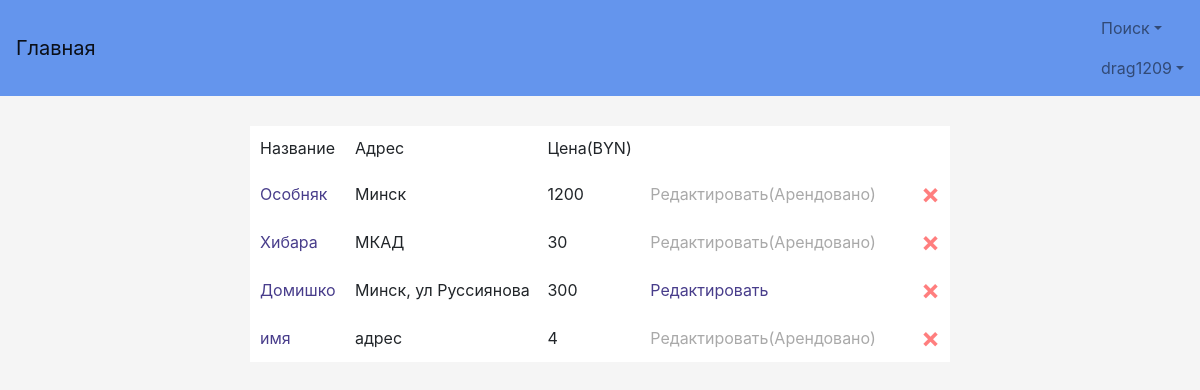
Before: /profile/my_houses_owner (signed in) with the older database file.
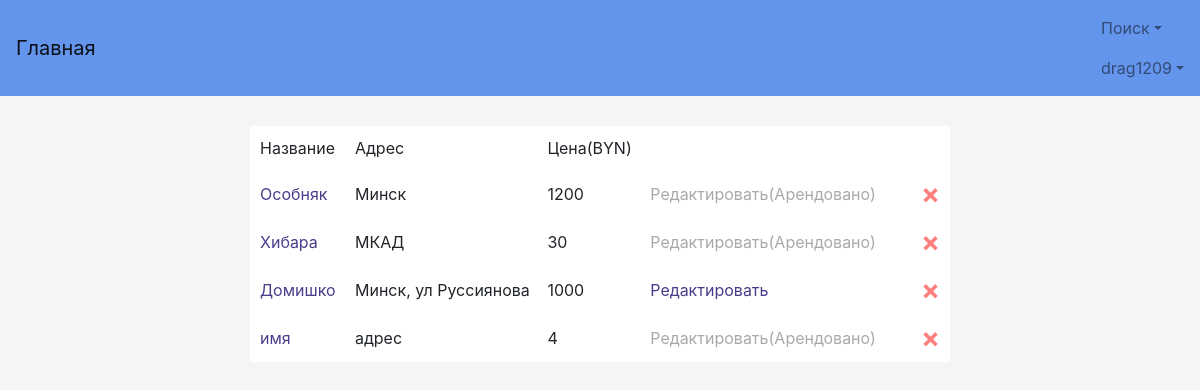
After: the same page with the newer database file.
### TOFI/models.py (models this page shows, shortened)
class Rent(models.Model):
    name = models.CharField(verbose_name='Название:', max_length=50)
    address = models.CharField(verbose_name='Адрес:', max_length=50)
    min_rent_time = models.IntegerField(verbose_name='Срок аренды:')
    area = models.IntegerField(verbose_name='Площадь:')
    payment_interval = models.IntegerField(verbose_name='Срок оплаты', default=None, null=True, blank=True)
    date_of_construction = models.IntegerField(verbose_name='Год строительства:', default=None)
    creation_date = models.DateField(default=None)
    other = models.CharField(verbose_name='Другое:', max_length=100)
    cost = models.CharField(verbose_name='Цена аренды:', max_length=50)
    user_login = models.ForeignKey(MyUser, on_delete=models.CASCADE)
    status_rent = models.BooleanField(default=True)  # True - свободно, False - уже арендовано арендой
    images = models.ManyToManyField(ImageModel, default=0)

### user_profile/views.py (the view)
# urls.py: url(r'my_houses_owner', views.my_all_houses_owner, name='MyAllHousesOwner'),
def my_all_houses_owner(request):
    if request.user.is_anonymous or not request.user.is_active:
        return HttpResponseRedirect("/login")
    id_user = request.user.id
    houses = models.Rent.objects.filter(user_login=id_user)
    return render(request, 'Profile/MyAllHousesOwner.html', {'houses': houses})

### TOFI/templates/Profile/MyAllHousesOwner.html (shortened to what this page needs)
{% extends "base.html" %}
{% block content %}
    <table class="center">
        {% if houses %}
            <tr class="padding">
                <td class="padding">Название</td>
                <td>Адрес</td>
                <td>Цена(BYN)</td>
            </tr>
            {% for h in houses %}
                <tr>
                    <td class="padding">
                        <a href="aboutHouse/{{ h.id }}">{{ h.name }}</a>
                    </td>
                    <td>{{ h.address }}</td>
                    <td>{{ h.cost }}</td>
                    {% if h.status_rent %}
                        <td class="padding">
                            <a href="edit_my_rent/{{ h.id }}">Редактировать</a>
                        </td>
                        <td class="padding">
                            <a href="delete_my_rent/{{ h.id }}" class="close" style="color: red">&times;</a>
                        </td>
                    {% else %}
                        <td class="padding">
                            <span style="color: #a9a9a9; ">Редактировать(Арендовано)</span>
                        </td>
                        <td class="padding">
                            <button class="close" data-toggle="modal" data-target="#myModal"
                                    onclick="owner_del_rent_click({{ h.id }})" style="color: red">&times;</button>
                        </td>
                    {% endif %}
                </tr>
            {% endfor %}
        {% endif %}
    </table>
{% endblock %}

Changed rows visible on the page:
changed Rent "Домишко": cost "300" → "1000"
